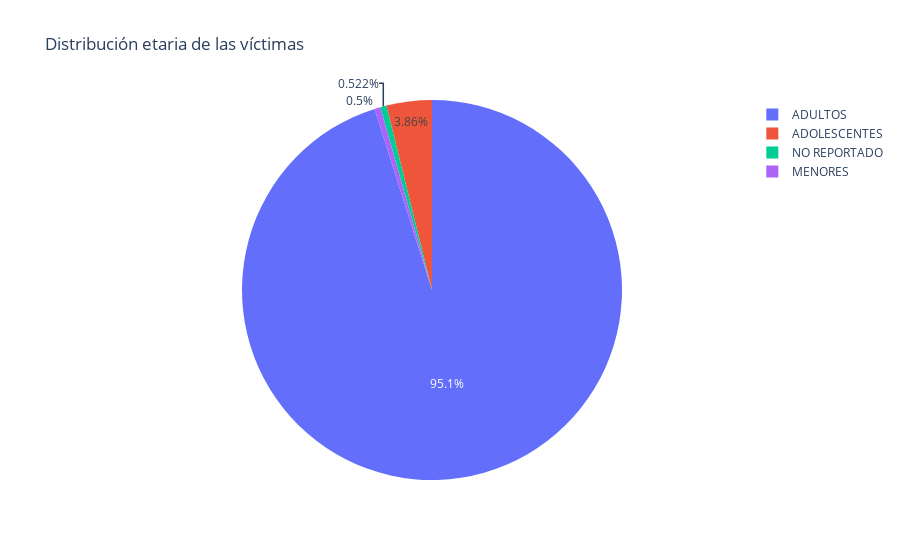

Notebook source saved alongside this figure:
### Code cell
df_pie_edad = df_nacional.groupby(['AGRUPA_EDAD_PERSONA'])['AGRUPA_EDAD_PERSONA'].count().reset_index(name="count")
fig = px.pie(df_pie_edad, values='count', names=['ADOLESCENTES', 'ADULTOS', 'MENORES', 'NO REPORTADO'], title="Distribución etaria de las víctimas")
fig.show()

### Figure 1 — Plotly figure (JSON) as saved in the notebook; plotly's stock layout.template omitted (floating-point values rounded to 4 significant figures)
{"data": [{"domain": {"x": [0, 1], "y": [0, 1]}, "hovertemplate": "label=%{label}<br>count=%{value}<extra></extra>", "labels": ["ADOLESCENTES", "ADULTOS", "MENORES", "NO REPORTADO"], "legendgroup": "", "name": "", "showlegend": true, "type": "pie", "values": [3354, 82551, 434, 453]}], "layout": {"legend": {"tracegroupgap": 0}, "title": {"text": "Distribución etaria de las víctimas"}}}
